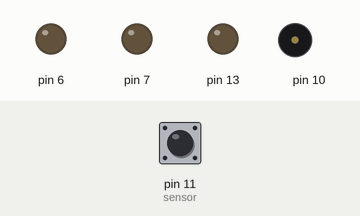
The sketch below on a simulated Arduino Uno, built with avr-gcc and run on an emulated ATmega328P. Shown: output pins drawn as LEDs (lit = HIGH), buzzer (waves = sounding). The inputs (shaded band) are chosen by the test bench; at power-on: pin 11 (sensor) HIGH.

Above: at 1.2 s.
1.3 s: pin 11 (sensor) pulsed LOW 2 times (0.12 s each, 0.3 s apart)
At 3.0 s:
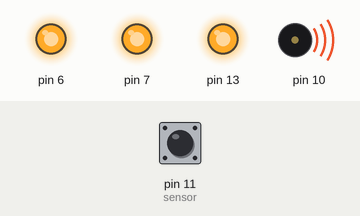
3.4 s: pin 11 (sensor) driven LOW
At 5.0 s:
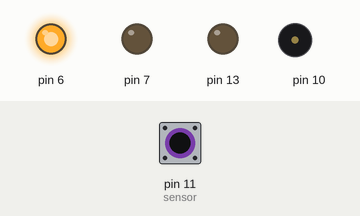
5.3 s: pin 11 (sensor) driven HIGH
At 6.2 s:
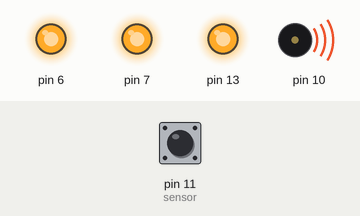
Timing chart, 0 to 8.3 s (numbered marks = the images above; inputs shaded):
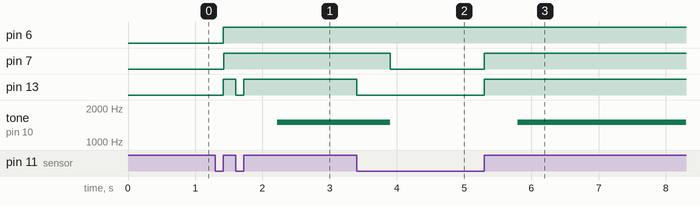

Measured:
- after the input at 1.3 s, pin 6, pin 7: LOW → HIGH after 0.12 s; pin 13: LOW → HIGH after 0.12 s, → LOW 0.18 s later, → HIGH 0.12 s later; tone on pin 10: silent → 1500 Hz after 0.92 s
- after the input at 3.4 s, pin 7: HIGH → LOW after 0.50 s; pin 13: HIGH → LOW at once; tone on pin 10: 1500 Hz → silent after 0.50 s
- after the input at 5.3 s, pin 7, pin 13: LOW → HIGH at once; tone on pin 10: silent → 1500 Hz after 0.50 s

The sketch:

stepperController.ino
```cpp
#include "stepperControl.h"

stepper motor(10, 6, 7);

bool fired = 0;

int sensor = 11;

void setup() {
  // put your setup code here, to run once:
  pinMode(sensor,INPUT_PULLUP);
  pinMode(13,OUTPUT);
  //motor.run(1);

  Serial.begin(9600);
}

void loop() {
  // put your main code here, to run repeatedly:
  motor.idle();

  if(!digitalRead(sensor) && !fired){
    fired = true;
    digitalWrite(13,LOW);
    motor.ramp(0,500);
  } else if(digitalRead(sensor) && fired){
    digitalWrite(13,HIGH);
    fired = false;
    motor.ramp(.5,500);
  }
}
```

stepperControl.h
```cpp
#include "arduino.h"

static int tonePin = 0;

class stepper {
public:
  int pulsePin;
  int dirPin;
  int enbPin;

  // stores the direction and pulse speed
  int dir;
  int pps;
  float maxPPS;
  float curSpeed;
  float targSpeed;
  float startSpeed;

  unsigned long startTime;
  unsigned long refreshTime;
  int rampTime;

  //Tone pulser;

  bool running;
  bool ramping;

  //stores the pointer to the callback function
  void (*stopCB)();

  //declare the actuator object and set defaults.
  stepper(int pwm, int d, int enb, float mxPPS = 3000){
    pulsePin = pwm;
    enbPin = enb;
    dirPin = d;

    maxPPS = mxPPS;
    pps = 0;
    dir = 0;
    curSpeed = 0;
    targSpeed = 0;

    startTime = 0;
    rampTime = 0;
    refreshTime = 0;

    stopCB = 0;

    running = false;
    ramping = false;

    pinMode(dirPin,OUTPUT);
    pinMode(enbPin,OUTPUT);
    digitalWrite(dirPin,LOW);
    digitalWrite(enbPin,LOW);
  }

  int direction(){
    return dir;
  }

  void setDirection(int d){
    dir = d;
    digitalWrite(dirPin,dir);
  }

  void setEnable(int e){
    digitalWrite(enbPin,e);
    if(!e && !ramping){
      if(stopCB) stopCB();
      running = false;
    }
  }

  void start(){
    //digitalWrite(enbPin,HIGH);
    setEnable(HIGH);
  }

  void stop(){
    setEnable(LOW);
  }

  void setPulseSpeed(int sp){
    pps = sp;
    if(tonePin != pulsePin) noTone(tonePin);
    tonePin = pulsePin;
    tone(pulsePin,sp);
  }

  void run(float spd){
    setPulseSpeed(int(abs(spd) * maxPPS));
    setDirection(spd>=0);
    setEnable(spd != 0);
    running = (spd != 0);
    curSpeed = spd;
  }

  void ramp(float spd, int time){
    if(targSpeed != spd){
      ramping = true;
      startTime = millis();
      rampTime = time;
      targSpeed = spd;
      startSpeed = curSpeed;
    }
  }

  void stopRamp(){
    ramping = false;
  }

  void idle(){
    if(ramping){
      if(startTime + rampTime > millis()){
        float speedOffset = targSpeed - startSpeed;
        float newSpeed = startSpeed + speedOffset * (float(millis()-startTime)/float(rampTime));
        run(newSpeed);
      } else {
        ramping = false;
        run(targSpeed);
      }
    }
  }

};
```
